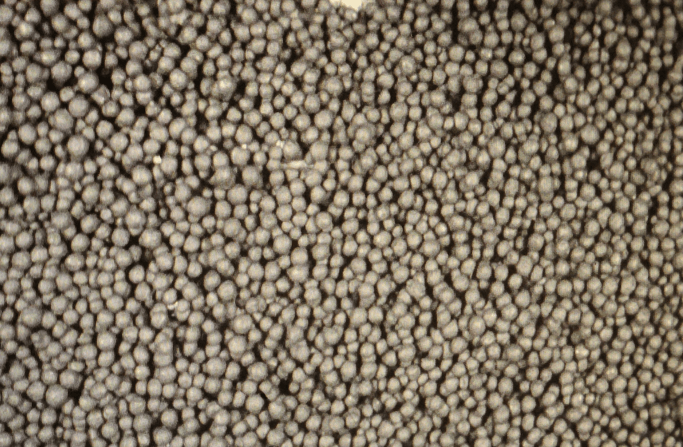
#> input picture cv/u103.png, 683 x 447 px
$ jupyter execute '球团检测.ipynb'
#> lines starting #> are read from the running program, lines starting #| are printed output that depends on the picture; after the words box and inside, x2 and y2 are one past the last pixel; in counts of white or black regions, pixels touching at a corner belong together
[cell 1]
import cv2
import numpy as np
import matplotlib.pyplot as plt
# %matplotlib inline
plt.rcParams['figure.dpi'] = 200

[cell 2]
img = cv2.imread("u103.png")
#> img is the input picture: shape (447, 683, 3); mean B, G, R 98.6, 116, 127.5
plt.imshow(img, "gray")

[cell 3]
gray = cv2.cvtColor(img, cv2.COLOR_BGR2GRAY)
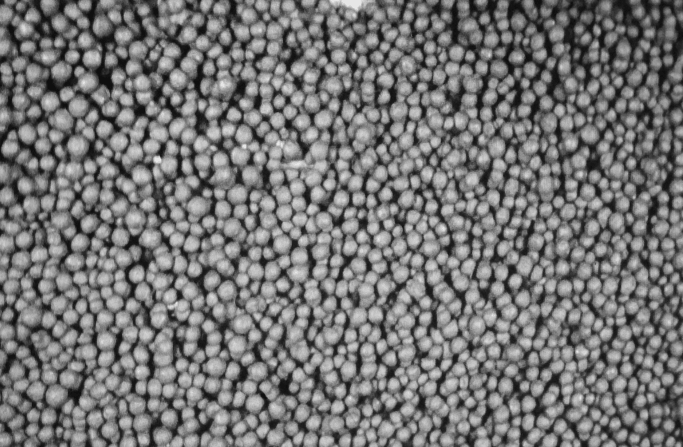
#> gray: shape (447, 683); min 15, max 230, mean 117.5

res = cv2.morphologyEx(gray, cv2.MORPH_OPEN, np.ones((9,9),np.uint8), 30)
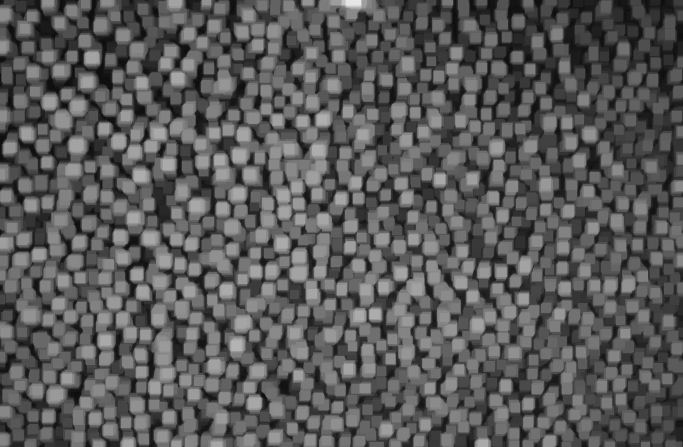
#> res: shape (447, 683); min 15, max 230, mean 90
gray = cv2.medianBlur(gray,3)
res = cv2.Canny(res,40,220)
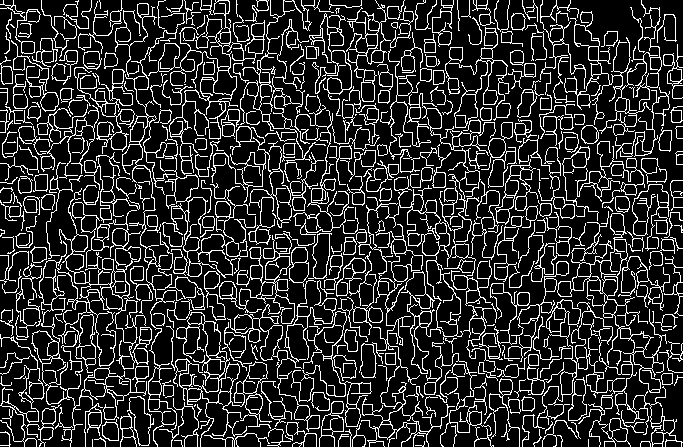
#> res: shape (447, 683); 17.5% white in thin lines or dots
contours, h = cv2.findContours(res, cv2.RETR_TREE, cv2.CHAIN_APPROX_NONE)
#> contours = 676 contours, 287 with area under 20; largest, box (x1, y1, x2, y2) and area: (31, 188, 152, 447) 4814, (557, 211, 667, 393) 3154, (356, 174, 492, 447) 3110, (157, 232, 292, 447) 2767, (148, 0, 265, 175) 2243; h = 676 rows, first 6: [1, -1, -1, -1], [2, 0, -1, -1], [3, 1, -1, -1], [4, 2, -1, -1], [5, 3, -1, -1], [6, 4, -1, -1]
# plt.imshow(contours, "gray")

# draw_img = img.copy()
# ret = cv2.drawContours(draw_img, contours, -1, (0, 0, 255), 1)
plt.imshow(res, "gray")
